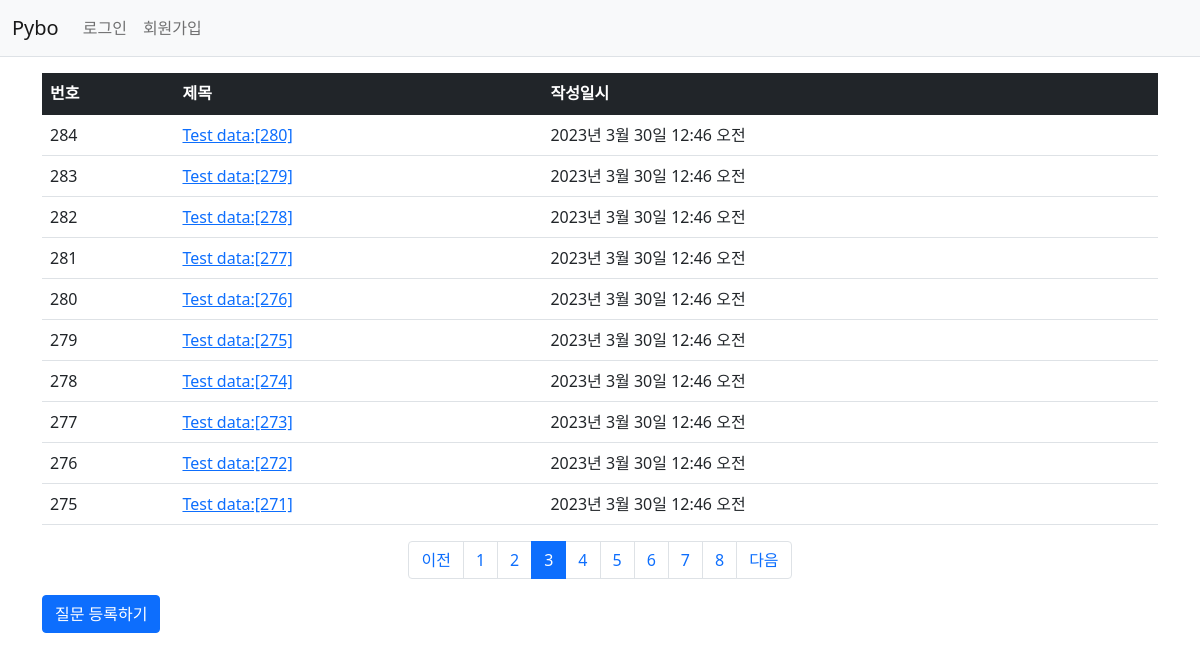
Page /pybo/?page=3 on the committed database.
### pybo/models.py (models this page shows, shortened)
class Question(models.Model):
    author = models.ForeignKey(User, on_delete=models.CASCADE)  # question author
    subject = models.CharField(max_length=200)
    content = models.TextField()
    create_date = models.DateTimeField()
    modify_date = models.DateTimeField(null=True, blank=True)   # modified date

### pybo/views.py (the view)
# urls.py: path('', views.index, name='index'),    # '/'에 해당되는 path. 즉 http://localhost:8080/
def index(request):
    page = request.GET.get('page', '1')  # 페이지. # GET방식으로 호출된 url에서 page값을 가져올 때 사용됨
    question_list = Question.objects.order_by('-create_date')
    paginator = Paginator(question_list, 10)  # 페이지당 10개씩 보여주기
    page_obj = paginator.get_page(page)
    context = {'question_list': page_obj}   # question_list는 페이징 객체(page_obj)
    return render(request, 'pybo/question_list.html', context)

### pybo/templatetags/pybo_filter.py (called while the page is built)
@register.filter
def sub(value, arg):
    return value - arg

### templates/pybo/question_list.html (shortened to what this page needs)
{%  extends 'base.html' %}
{% load pybo_filter %}
{% block content %}
<div class="container my-3">
    <table class="table">
        <thead>
        <tr class="table-dark">
            <th>번호</th>
            <th>제목</th>
            <th>작성일시</th>
        </tr>
        </thead>
        <tbody>
        {% if question_list %}
        {% for question in question_list %}
        <tr>
            <td>
                {{ question_list.paginator.count|sub:question_list.start_index|sub:forloop.counter0|add:1 }}
            </td>
            <td>
                <a href="{% url 'pybo:detail' question.id %}">{{ question.subject }}</a>
            </td>
            <td>{{ question.create_date }}</td>
        </tr>
        {% endfor %}
        {% else %}
        <tr>
            <td colspan="3">질문이 없습니다.</td>
        </tr>
        {% endif %}
        </tbody>
    </table>
    <ul class="pagination justify-content-center">
        {% if question_list.has_previous %}
        <li class="page-item">
            <a class="page-link" href="?page={{ question_list.previous_page_number }}">이전</a>
        </li>
        {% else %}
        <li class="page-item disabled">
            <a class="page-link" tabindex="-1" aria-disabled="true" href="#">이전</a>
        </li>
        {% endif %}
        {% for page_number in question_list.paginator.page_range %}
        {% if page_number >= question_list.number|add:-5 and page_number <= question_list.number|add:5 %}
        {% if page_number == question_list.number %}
        <li class="page-item active" aria-current="page">
            <a class="page-link" href="?page={{ page_number }}">{{ page_number }}</a>
        </li>
        {% else %}
        <li class="page-item">
            <a class="page-link" href="?page={{ page_number }}">{{ page_number }}</a>
        </li>
        {% endif %}
        {% endif %}
        {% endfor %}
        {% if question_list.has_next %}
        <li class="page-item">
            <a class="page-link" href="?page={{ question_list.next_page_number }}">다음</a>
        </li>
        {% else %}
        <li class="page-item disabled">
            <a class="page-link" tabindex="-1" aria-disabled="true" href="#">다음</a>
        </li>
        {% endif %}
    </ul>
    <a href="{% url 'pybo:question_create' %}" class="btn btn-primary">질문 등록하기</a>
</div>
{% endblock %}

### rows in the picture
Question: paginator.count|sub "284", subject "Test data:[280]", create_date "2023년 3월 30일 12:46 오전"
Question: paginator.count|sub "283", subject "Test data:[279]", create_date "2023년 3월 30일 12:46 오전"
Question: paginator.count|sub "282", subject "Test data:[278]", create_date "2023년 3월 30일 12:46 오전"
Question: paginator.count|sub "281", subject "Test data:[277]", create_date "2023년 3월 30일 12:46 오전"
Question: paginator.count|sub "280", subject "Test data:[276]", create_date "2023년 3월 30일 12:46 오전"
Question: paginator.count|sub "279", subject "Test data:[275]", create_date "2023년 3월 30일 12:46 오전"
Question: paginator.count|sub "278", subject "Test data:[274]", create_date "2023년 3월 30일 12:46 오전"
Question: paginator.count|sub "277", subject "Test data:[273]", create_date "2023년 3월 30일 12:46 오전"
Question: paginator.count|sub "276", subject "Test data:[272]", create_date "2023년 3월 30일 12:46 오전"
Question: paginator.count|sub "275", subject "Test data:[271]", create_date "2023년 3월 30일 12:46 오전"

### other values in the picture
{{ page_number }} "1" "2" "4" "5" "6" "7" "8"
{{ page_number }} "3"
